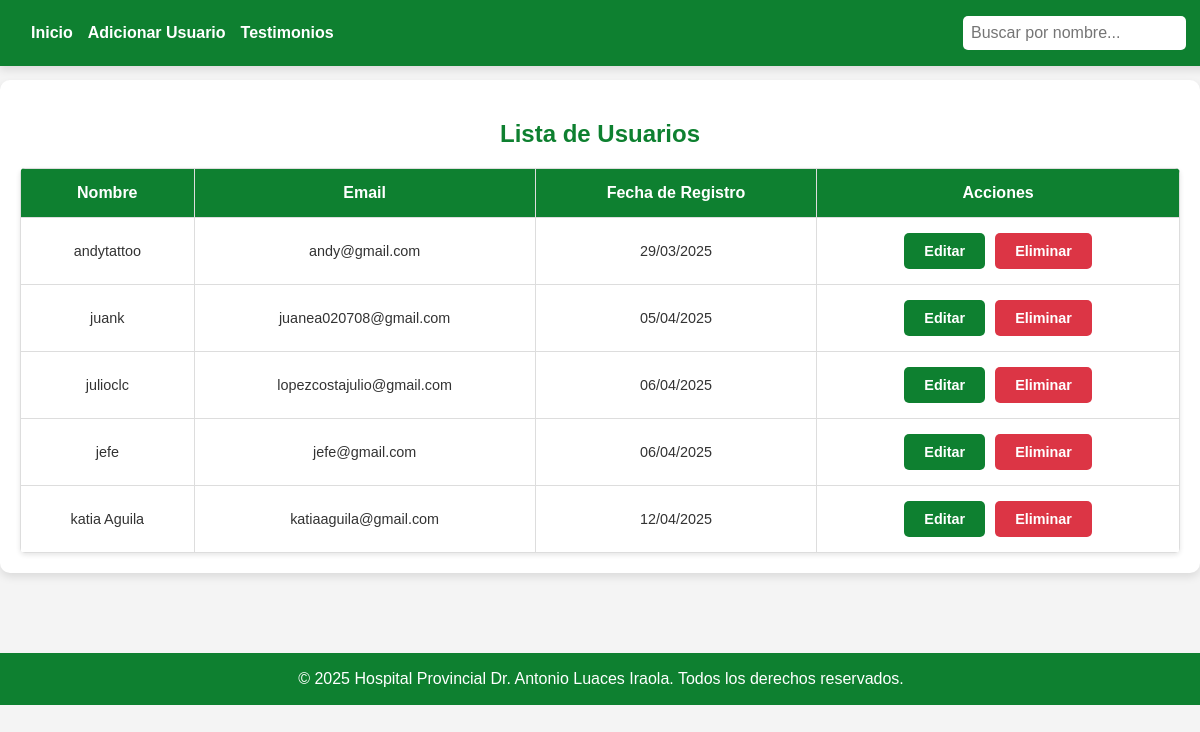
The app's page /administrador/usuarios/ (signed in) with its own data.
### usuarios/models.py (models this page shows, shortened)
class Usuario(AbstractUser):
    es_admin = models.BooleanField(default=False)
    es_especialista = models.BooleanField(default=False)
    especialidad = models.ForeignKey(
        Especialidad,
        on_delete=models.SET_NULL,
        null=True,
        blank=True,
        related_name='especialistas'
    )
    groups = models.ManyToManyField(
        Group,
        verbose_name='groups',
        blank=True,
        related_name="usuario_set",
        related_query_name="usuario",
    )
    user_permissions = models.ManyToManyField(
        Permission,
        verbose_name='user permissions',
        blank=True,
        related_name="usuario_set",
        related_query_name="usuario",
    )
    class Meta:
        db_table = 'usuarios_usuario'
        verbose_name = 'Usuario'
        verbose_name_plural = 'Usuarios'

### usuarios/views.py (the view)
# urls.py: path('usuarios/', views.gestionar_usuarios, name='gestionar_usuarios'),
@login_required
@staff_member_required
def gestionar_usuarios(request):
    usuarios = Usuario.objects.filter(es_especialista=False)  # Excluye especialistas
    return render(request, 'administrador/usuarios.html', {'usuarios': usuarios})

### usuarios/templates/administrador/usuarios.html (shortened to what this page needs)
{% load static %}
<!DOCTYPE html>
<html lang="es">
<head>
</head>
<body>
    <header>
        <nav>
            <ul>
                <li><a href="{% url 'administrador' %}">Inicio</a></li>
                <li><a href="{% url 'register' %}">Adicionar Usuario</a></li>
                <li><a href="{% url 'gestionar_testimonios' %}">Testimonios</a></li>
            </ul>
            <div class="search-bar">
                <input type="text" id="searchInput" placeholder="Buscar por nombre..." onkeyup="buscarUsuario()">
            </div>
        </nav>
    </header>
    <main>
        <div class="container">
            <h2>Lista de Usuarios</h2>
            <table class="admin-table" id="usuariosTable">
                <thead>
                    <tr>
                        <th>Nombre</th>
                        <th>Email</th>
                        <th>Fecha de Registro</th>
                        <th>Acciones</th>
                    </tr>
                </thead>
                <tbody>
                    {% for usuario in usuarios %}
                    <tr>
                        <td>{{ usuario.username }}</td>
                        <td>{{ usuario.email }}</td>
                        <td>{{ usuario.date_joined|date:"d/m/Y" }}</td>
                        <td>
                            <div class="btn-container">
                                <a href="{% url 'editar_usuario' usuario.id %}" class="btn">Editar</a>
                                <a href="{% url 'eliminar_usuario' usuario.id %}" class="btn btn-delete">Eliminar</a>
                            </div>
                        </td>
                    </tr>
                    {% empty %}
                    <tr>
                        <td colspan="4">No hay usuarios registrados.</td>
                    </tr>
                    {% endfor %}
                </tbody>
            </table>
        </div>
    </main>
    <footer>
        <p>&copy; 2025 Hospital Provincial Dr. Antonio Luaces Iraola. Todos los derechos reservados.</p>
    </footer>
</body>
</html>

### records on screen
Usuario: username "andytattoo", email "andy@gmail.com", date_joined "29/03/2025"
Usuario: username "juank", email "juanea020708@gmail.com", date_joined "05/04/2025"
Usuario: username "julioclc", email "lopezcostajulio@gmail.com", date_joined "06/04/2025"
Usuario: username "jefe", email "jefe@gmail.com", date_joined "06/04/2025"
Usuario: username "katia Aguila", email "katiaaguila@gmail.com", date_joined "12/04/2025"
